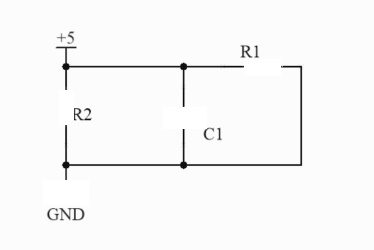
#> input picture line/img/w_demo01.jpg, 374 x 250 px, found by its file name
$ python line_detect2.py
#> lines starting #> are read from the running program, lines starting #| are printed output that depends on the picture; after the words box and inside, x2 and y2 are one past the last pixel; in counts of white or black regions, pixels touching at a corner belong together
#! /usr/bin/env python
# -*- coding:utf-8 -*-
import cv2
src = cv2.imread(".\\img\\w_demo01.jpg")
#> src is the input picture: shape (250, 374, 3); min 7, max 255, mean 248
gray_src = cv2.cvtColor(src, cv2.COLOR_BGR2GRAY)
cv2.imshow("input image", src)
cv2.waitKey(0)
cv2.imshow("gray image", gray_src)
cv2.waitKey(0)
gray_src = cv2.bitwise_not(gray_src)
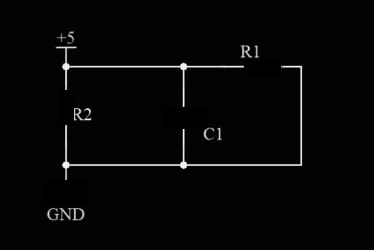
#> gray_src: shape (250, 374); min 0, max 248, mean 7
binary_src = cv2.adaptiveThreshold(gray_src, 255, cv2.ADAPTIVE_THRESH_MEAN_C, cv2.THRESH_BINARY, 15, -2)
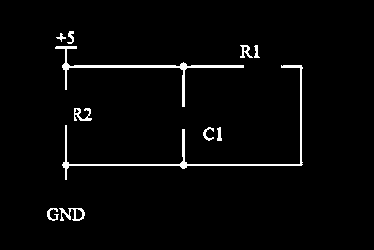
#> binary_src: shape (250, 374); 2.6% white in thin lines or dots, all inside (x1, y1, x2, y2) = (47, 31, 303, 221)
cv2.namedWindow("result image", cv2.WINDOW_AUTOSIZE)
cv2.imshow("result image", binary_src)
cv2.waitKey(0)
# 提取水平线
hline = cv2.getStructuringElement(cv2.MORPH_RECT, (int(src.shape[1] / 16), 1), (-1, -1))
# 提取垂直线
# vline = cv2.getStructuringElement(cv2.MORPH_RECT, (1, int(src.shape[0] / 16)), (-1, -1))
# 这两步就是形态学的开操作——先腐蚀再膨胀
# temp = cv2.erode(binary_src, hline)
# dst = cv2.dilate(temp, hline)
dst = cv2.morphologyEx(binary_src, cv2.MORPH_OPEN, hline)  # 进行开运算
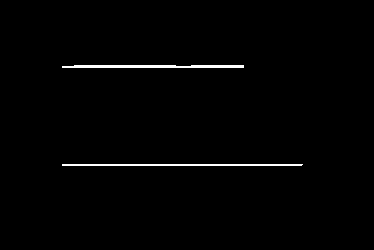
#> dst: shape (250, 374); 1.1% white; 2 white regions, box (x1, y1, x2, y2) and area: (62, 65, 244, 68) 519, (62, 164, 303, 166) 481
dst = cv2.bitwise_not(dst)  # 对图像取反
cv2.imshow("Final image", dst)
cv2.waitKey(0)
